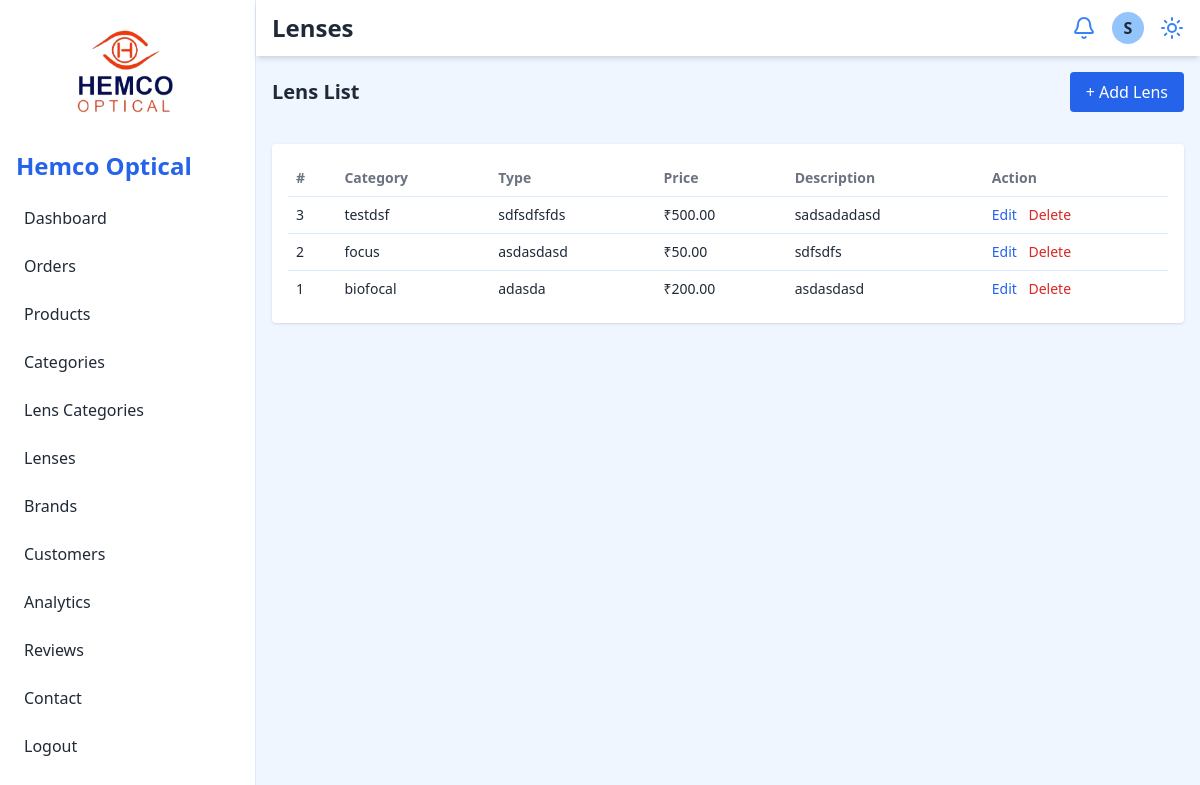
Page /admin/lens.php (signed in) on the earlier database version.
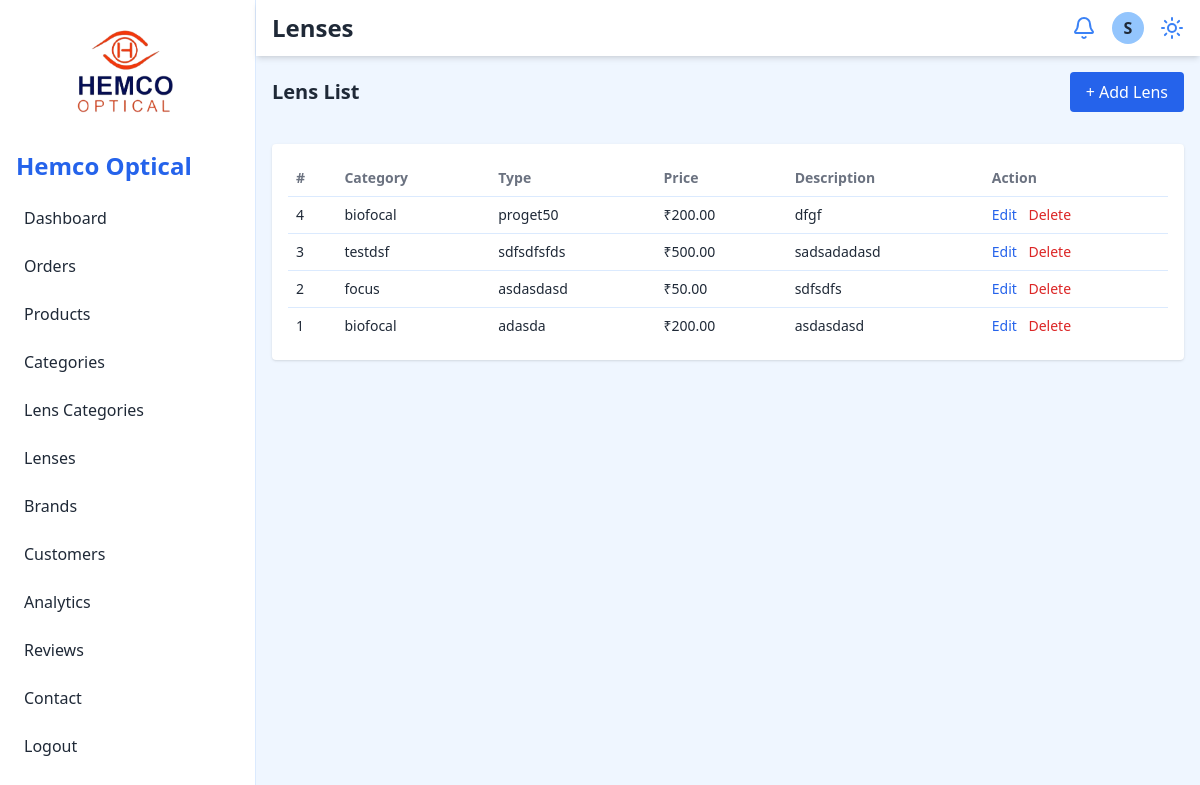
Same page on the later database version.
### tables this page shows
CREATE TABLE `lens` (
  `lens_id` int(11) NOT NULL,
  `category_id` int(11) DEFAULT NULL,
  `type` varchar(255) NOT NULL,
  `price` decimal(10,2) NOT NULL,
  `description` text DEFAULT NULL
);

CREATE TABLE `lens_category` (
  `category_id` int(11) NOT NULL,
  `type` varchar(255) NOT NULL,
  `description` text DEFAULT NULL
);

### admin/lens.php (the view, shortened to what this page needs)
<?php
include 'config/db.php';
$lenses = [];
$sql = "SELECT l.*, c.type AS category_type FROM lens l LEFT JOIN lens_category c ON l.category_id = c.category_id ORDER BY l.lens_id DESC";
$result = mysqli_query($conn, $sql);
if ($result && mysqli_num_rows($result) > 0) {
  while ($row = mysqli_fetch_assoc($result)) {
    $lenses[] = $row;
  }
}
?>
<!DOCTYPE html>
<html lang="en">
<head>
  <?php include 'include/header.php'; ?>
</head>
<body class="bg-blue-50 text-gray-800 dark:bg-gray-900 dark:text-gray-100">
  <div class="flex h-screen overflow-hidden">
    <?php include 'include/navbar.php'; ?>
    <div class="flex-1 flex flex-col">
      <header class="flex justify-between items-center bg-white dark:bg-gray-800 px-4 py-3 shadow-md">
        <h2 class="text-2xl font-semibold">Lenses</h2>
        <div class="flex items-center space-x-4">
          <button class="text-blue-500 dark:text-blue-300"><i data-lucide="bell"></i></button>
          <div class="w-8 h-8 bg-blue-300 dark:bg-gray-600 rounded-full flex items-center justify-center font-bold">S</div>
          <button id="theme-toggle" class="text-blue-500 dark:text-blue-300" title="Toggle Theme">
            <i data-lucide="sun"></i>
          </button>
        </div>
      </header>
      <main class="p-4 overflow-auto grid grid-cols-1 gap-4">
        <div class="flex justify-between items-center mb-4">
          <h2 class="text-xl font-semibold">Lens List</h2>
          <button id="openAddLensModal" class="bg-blue-600 text-white px-4 py-2 rounded hover:bg-blue-700">+ Add Lens</button>
        </div>
        <div class="bg-white dark:bg-gray-800 p-4 rounded shadow">
          <div class="overflow-x-auto">
            <table class="w-full text-left text-sm">
              <thead>
                <tr class="text-gray-500 dark:text-gray-300">
                  <th class="p-2">#</th>
                  <th class="p-2">Category</th>
                  <th class="p-2">Type</th>
                  <th class="p-2">Price</th>
                  <th class="p-2">Description</th>
                  <th class="p-2">Action</th>
                </tr>
              </thead>
              <tbody id="lensTableBody">
                <?php if (!empty($lenses)): ?>
                  <?php foreach ($lenses as $lens): ?>
                    <tr class="border-t border-blue-100 dark:border-gray-700">
                      <td class="p-2"><?php echo $lens['lens_id']; ?></td>
                      <td class="p-2"><?php echo htmlspecialchars($lens['category_type']); ?></td>
                      <td class="p-2"><?php echo htmlspecialchars($lens['type']); ?></td>
                      <td class="p-2">₹<?php echo htmlspecialchars($lens['price']); ?></td>
                      <td class="p-2"><?php echo htmlspecialchars($lens['description']); ?></td>
                      <td class="p-2 space-x-2">
                        <button onclick="openEditLensModal('<?php echo $lens['lens_id']; ?>','<?php echo $lens['category_id']; ?>','<?php echo htmlspecialchars(addslashes($lens['type'])); ?>','<?php echo htmlspecialchars(addslashes($lens['price'])); ?>','<?php echo htmlspecialchars(addslashes($lens['description'])); ?>')" class="text-blue-600 hover:underline">Edit</button>
                        <form method="post" action="" style="display:inline;" onsubmit="return confirm('Delete this lens?');">
                          <button type="submit" name="delete_lens" class="text-red-600 hover:underline bg-transparent border-0 p-0 m-0 cursor-pointer">Delete</button>
                        </form>
                      </td>
                    </tr>
                  <?php endforeach; ?>
                <?php else: ?>
                  <tr><td colspan="6" class="p-2 text-center text-gray-400">No lenses found.</td></tr>
                <?php endif; ?>
              </tbody>
            </table>
          </div>
        </div>
      </main>
    </div>
  </div>
</body>
</html>

Differences in the rows shown:
added lens: lens_id "4", category.type "biofocal", type "proget50", price "200.00", description "dfgf"
